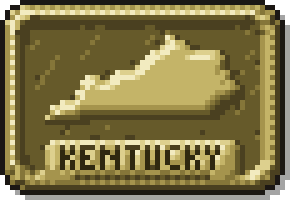
#> input picture ZeDUI/mockups/zed_belt_watch_v1/img/buckle.png, 58 x 40 px, found by its file name (shown 5 times larger)
$ python -i review_details.py   (imports and definitions only)
#> lines starting #> are read from the running program, lines starting #| are printed output that depends on the picture
### ZeDUI/tools/dashpx/engine.py
"""ZeD dashboard pixel engine — the buckles' method at dashboard size.

A dashboard is a height field (toward the viewer) with a material per pixel. render() lights it from the
windshield (top, a little left, toward the driver), casts real height-field shadows (the cluster brow
shades the dials), darkens recesses, then quantizes every material to its own ramp: no blending
between materials, no dithering. Chrome is lit by what it reflects (sky above, dark cabin ahead,
floor below), not by the lamp. Printed markings are a material too, so they sit in the same light.
Lit lamps and display segments are 'emit' pixels: drawn as is, on top.

Native resolution: one pixel per screen pixel at 1080p (the belt's density), whole multiples above.
"""
import math
import colorsys
import numpy as np
try:
    from scipy import ndimage as ndi
except ImportError:          # no scipy here: the same calls in plain numpy (ndi_np.py)
    import ndi_np as ndi
from PIL import Image, ImageDraw

SS = 4
LEGACY_H = 172      # the plate's height before Oct 29 2026 (it is 178 since: the dash runs to the screen's edge)


# [11 lines left out: function plane, not called in this run]


def hx(h):
    h = h.lstrip("#"); return tuple(int(h[i:i + 2], 16) for i in (0, 2, 4))


def ramp_from(base, n=8, at=4, dark=0.22, light=1.55, shift=0.025, sat_dark=1.08, sat_light=0.82):
    """a pixel-art ramp around a base colour: shadows cooler and a touch richer, highlights warmer and paler"""
    r, g, b = [v / 255 for v in hx(base)]
    hh, ll, ss = colorsys.rgb_to_hls(r, g, b)
    out = []
    for i in range(n):
        t = (i - at) / max(at, n - 1 - at)                     # -1 .. 1
        if t < 0:
            L = ll * (1 + t * (1 - dark)); S = min(1, ss * (1 + (-t) * (sat_dark - 1))); H = hh - shift * (-t)
        else:
            L = ll + (min(0.97, ll * light) - ll) * t; S = ss * (1 + t * (sat_light - 1)); H = hh + shift * 0.6 * t
        rr, gg, bb = colorsys.hls_to_rgb(H % 1.0, max(0, min(1, L)), max(0, min(1, S)))
        out.append((int(rr * 255 + 0.5), int(gg * 255 + 0.5), int(bb * 255 + 0.5)))
    return out


RAMPS = {
    # chrome: index by what it reflects (see render), not by diffuse light
    "chrome":  [hx(c) for c in ("#15171b", "#24272d", "#3a3e46", "#5a5f69", "#848a94", "#b3b9c2", "#dde2e8", "#ffffff")],
    "alu":     [hx(c) for c in ("#2a2c2f", "#3d4044", "#53575c", "#6b6f75", "#868a90", "#a3a7ad", "#c3c6cb", "#e6e8eb")],
    "face":    [hx(c) for c in ("#060607", "#0b0b0d", "#111214", "#17181b", "#1e2023", "#272a2e", "#34373c", "#474b51")],
    "blackp":  [hx(c) for c in ("#0a0a0b", "#121214", "#1a1a1d", "#232327", "#2d2e32", "#3a3b40", "#4b4c52", "#64656c")],
    "rubber":  [hx(c) for c in ("#09090a", "#0f0f10", "#151517", "#1b1b1e", "#222226", "#2a2a2f", "#34343a", "#404048")],
    "walnut":  [hx(c) for c in ("#140904", "#1f0f07", "#2d170b", "#3e2010", "#512b16", "#66381e", "#7f4a29", "#a06338")],
    "lampoff": [hx(c) for c in ("#1a0b09", "#26110d", "#341813", "#43201a", "#542921", "#663329", "#7a3e33", "#924c3e")],
    "paint_w": [hx(c) for c in ("#2a2a2a", "#4a4a49", "#6e6d6a", "#97958f", "#bcbab2", "#dad8cf", "#efede4", "#ffffff")],
    "paint_c": [hx(c) for c in ("#2c2618", "#4d4430", "#72674c", "#9a8f70", "#bdb393", "#d8cfae", "#ece4c4", "#fff8e0")],
    "paint_r": [hx(c) for c in ("#2a0806", "#4a0e0a", "#6e1610", "#931f16", "#b72a1e", "#d43a2a", "#ea5a44", "#ff8a70")],
    "paint_o": [hx(c) for c in ("#2e1204", "#522008", "#7a320c", "#a14612", "#c45c18", "#e07422", "#f29440", "#ffbb70")],
    "paint_y": [hx(c) for c in ("#2e2404", "#52420a", "#7a6410", "#a18718", "#c4a822", "#e0c432", "#f2da5a", "#fff08c")],
    "dymo":    [hx(c) for c in ("#050505", "#0b0b0c", "#121214", "#18181b", "#1f1f23", "#29292e", "#36363c", "#46464d")],
    "lcd":     [hx(c) for c in ("#2a3022", "#3c4432", "#505a44", "#677257", "#7d896b", "#939f80", "#a9b495", "#c0caab")],
    "paint_k": [hx(c) for c in ("#060606", "#0e0e0d", "#171715", "#21201d", "#2b2a26", "#36342f", "#423f39", "#4f4b44")],
    "lens":    [hx(c) for c in ("#050608", "#0a0c10", "#10131a", "#171b24", "#1f2530", "#2a313e", "#3a4352", "#56606f")],
}
OUTLINE = (14, 12, 11)


def add_ramp(name, base, **kw):
    RAMPS[name] = ramp_from(base, **kw)


# cabin vinyls
for nm, base in {"v_walnut": "#5c4130", "v_slate": "#4a4f57", "v_red": "#6e2a28", "v_navy": "#2c3550", "v_burgundy": "#5a2430",
                 "v_cocoa": "#4e3a2c", "v_charcoal": "#35363a", "v_beige": "#9a8a70", "v_tan": "#86704e", "v_khaki": "#6f6a4a",
                 "v_fleet": "#55585c", "v_black": "#26262a", "v_white": "#a9aaa6", "v_patrol": "#23283a", "v_firered": "#6a1e1a"}.items():
    add_ramp(nm, base)


# ------------------------------------------------------------------ fonts (1 = ink)
F35 = {
    "A": ["010", "101", "111", "101", "101"], "B": ["110", "101", "110", "101", "110"], "C": ["011", "100", "100", "100", "011"],
    "D": ["110", "101", "101", "101", "110"], "E": ["111", "100", "110", "100", "111"], "F": ["111", "100", "110", "100", "100"],
    "G": ["011", "100", "101", "101", "011"], "H": ["101", "101", "111", "101", "101"], "I": ["111", "010", "010", "010", "111"],
    "J": ["001", "001", "001", "101", "010"], "K": ["101", "101", "110", "101", "101"], "L": ["100", "100", "100", "100", "111"],
    "M": ["10001", "11011", "10101", "10001", "10001"], "N": ["1001", "1101", "1011", "1001", "1001"], "O": ["010", "101", "101", "101", "010"],
    "P": ["110", "101", "110", "100", "100"], "Q": ["010", "101", "101", "110", "011"], "R": ["110", "101", "110", "101", "101"],
    "S": ["011", "100", "010", "001", "110"], "T": ["111", "010", "010", "010", "010"], "U": ["101", "101", "101", "101", "111"],
    "V": ["101", "101", "101", "101", "010"], "W": ["10001", "10001", "10101", "10101", "01010"], "X": ["101", "101", "010", "101", "101"],
    "Y": ["101", "101", "010", "010", "010"], "Z": ["111", "001", "010", "100", "111"],
    "0": ["111", "101", "101", "101", "111"], "1": ["010", "110", "010", "010", "111"], "2": ["111", "001", "111", "100", "111"],
    "3": ["111", "001", "011", "001", "111"], "4": ["101", "101", "111", "001", "001"], "5": ["111", "100", "111", "001", "110"],
    "6": ["011", "100", "111", "101", "111"], "7": ["111", "001", "010", "010", "010"], "8": ["111", "101", "111", "101", "111"],
    "9": ["111", "101", "111", "001", "110"], ".": ["0", "0", "0", "0", "1"], "'": ["1", "1", "0", "0", "0"],
    " ": ["00", "00", "00", "00", "00"], "-": ["000", "000", "111", "000", "000"], "/": ["001", "001", "010", "100", "100"],
    "+": ["000", "010", "111", "010", "000"], "%": ["101", "001", "010", "100", "101"], "·": ["0", "0", "1", "0", "0"], "\u00b0": ["111", "101", "111", "000", "000"],   # the degree sign (the digital watches' thermometer)
    "x": ["000", "101", "010", "101", "000"], ":": ["0", "1", "0", "1", "0"],
}
# a 5x7 face for nameplates and bigger numerals
F57 = {
    "A": ["01110", "10001", "10001", "11111", "10001", "10001", "10001"], "B": ["11110", "10001", "11110", "10001", "10001", "10001", "11110"],
    "C": ["01111", "10000", "10000", "10000", "10000", "10000", "01111"], "D": ["11110", "10001", "10001", "10001", "10001", "10001", "11110"],
    "E": ["11111", "10000", "11110", "10000", "10000", "10000", "11111"], "F": ["11111", "10000", "11110", "10000", "10000", "10000", "10000"],
    "G": ["01111", "10000", "10000", "10011", "10001", "10001", "01111"], "H": ["10001", "10001", "11111", "10001", "10001", "10001", "10001"],
    "I": ["111", "010", "010", "010", "010", "010", "111"], "K": ["10001", "10010", "11100", "10010", "10001", "10001", "10001"],
    "L": ["10000", "10000", "10000", "10000", "10000", "10000", "11111"], "M": ["10001", "11011", "10101", "10001", "10001", "10001", "10001"],
    "N": ["10001", "11001", "10101", "10011", "10001", "10001", "10001"], "O": ["01110", "10001", "10001", "10001", "10001", "10001", "01110"],
    "P": ["11110", "10001", "10001", "11110", "10000", "10000", "10000"], "R": ["11110", "10001", "10001", "11110", "10010", "10001", "10001"],
    "S": ["01111", "10000", "10000", "01110", "00001", "00001", "11110"], "T": ["11111", "00100", "00100", "00100", "00100", "00100", "00100"],
    "U": ["10001", "10001", "10001", "10001", "10001", "10001", "01110"], "V": ["10001", "10001", "10001", "10001", "01010", "01010", "00100"],
    "W": ["10001", "10001", "10001", "10101", "10101", "11011", "10001"], "Y": ["10001", "10001", "01010", "00100", "00100", "00100", "00100"],
    "0": ["01110", "10001", "10011", "10101", "11001", "10001", "01110"], "1": ["00100", "01100", "00100", "00100", "00100", "00100", "01110"],
    "2": ["01110", "10001", "00001", "00110", "01000", "10000", "11111"], "3": ["11110", "00001", "00001", "01110", "00001", "00001", "11110"],
    "4": ["00010", "00110", "01010", "10010", "11111", "00010", "00010"], "5": ["11111", "10000", "11110", "00001", "00001", "10001", "01110"],
    "6": ["00110", "01000", "10000", "11110", "10001", "10001", "01110"], "7": ["11111", "00001", "00010", "00100", "01000", "01000", "01000"],
    "8": ["01110", "10001", "10001", "01110", "10001", "10001", "01110"], "9": ["01110", "10001", "10001", "01111", "00001", "00010", "01100"],
    " ": ["000", "000", "000", "000", "000", "000", "000"], ".": ["0", "0", "0", "0", "0", "0", "1"], "-": ["000", "000", "000", "111", "000", "000", "000"],
    "'": ["1", "1", "0", "0", "0", "0", "0"],
    "X": ["10001", "10001", "01010", "00100", "01010", "10001", "10001"], "Z": ["11111", "00001", "00010", "00100", "01000", "10000", "11111"],
    "J": ["00111", "00010", "00010", "00010", "00010", "10010", "01100"], "Q": ["01110", "10001", "10001", "10001", "10101", "10010", "01101"],
    "/": ["00001", "00010", "00010", "00100", "01000", "01000", "10000"], "&": ["01100", "10010", "10100", "01000", "10101", "10010", "01101"],
    "\u00b7": ["0", "0", "0", "1", "0", "0", "0"],
    "\u00b0": ["0110", "1001", "1001", "0110", "0000", "0000", "0000"],
    # for the radios' character displays (the signal bars, a clock's colon, CH+)
    "|": ["1", "1", "1", "1", "1", "1", "1"], ":": ["0", "1", "0", "0", "0", "1", "0"],
    "+": ["00000", "00100", "00100", "11111", "00100", "00100", "00000"],
}
FONTS = {"35": F35, "57": F57}


def text_w(t, font="35", gap=1, scale=1):
    f = FONTS[font]; return (sum(len(f.get(c, f[" "])[0]) + gap for c in t) - gap) * scale


# ------------------------------------------------------------------ supersampled masks
class Mask:
    def __init__(s, w, h):
        s.w, s.h = w, h
        s.im = Image.new("L", (w * SS, h * SS), 0); s.d = ImageDraw.Draw(s.im)

    def _p(s, pts): return [(x * SS, y * SS) for x, y in pts]

    def poly(s, pts, v=255): s.d.polygon(s._p(pts), fill=v); return s

    def rect(s, x, y, w, h, v=255): s.d.rectangle([x * SS, y * SS, (x + w) * SS - 1, (y + h) * SS - 1], fill=v); return s

    def rrect(s, x, y, w, h, r, v=255):
        s.d.rounded_rectangle([x * SS, y * SS, (x + w) * SS - 1, (y + h) * SS - 1], radius=r * SS, fill=v); return s

    def ellipse(s, cx, cy, rx, ry, v=255):
        s.d.ellipse([(cx - rx) * SS, (cy - ry) * SS, (cx + rx) * SS - 1, (cy + ry) * SS - 1], fill=v); return s

    # [6 lines left out: function line, not called in this run]

    def arc(s, cx, cy, rx, ry, a0, a1, w, v=255, n=64):
        pts = [(cx + rx * math.cos(math.radians(a)), cy + ry * math.sin(math.radians(a))) for a in np.linspace(a0, a1, n)]
        return s.line(pts, w, v)

    def get(s, thr=0.5):
        a = np.asarray(s.im.resize((s.w, s.h), Image.BOX), dtype=np.float32) / 255.0
        return a >= thr


def edt(mask):
    p = np.pad(mask, 1, constant_values=False)
    return ndi.distance_transform_edt(p)[1:-1, 1:-1]


# ------------------------------------------------------------------ the canvas
class Dash:
    # [15 lines left out: function __init__, not called in this run]

    def M(s): return Mask(s.W, s.H)

    # [4 lines left out: function mid, not called in this run]

    def _m(s, mask):
        return mask.get() if isinstance(mask, Mask) else mask

    # ---- forms
    # [105 lines left out: functions slab, ramp_h, well, flat, torus, dome and 4 more, not called in this run]

    def chrome_tone(s, mask, idx):
        if not hasattr(s, "ctone"): s.ctone = np.full((s.H, s.W), -1, np.int8)
        s.ctone[s._m(mask)] = idx

    # [112 lines left out: functions glow, grain_wood, grain_pebble, grain_brushed, render, not called in this run]

### ZeDUI/tools/dashpx/dashlib.py
"""ZeD dashboards, pixel art: shells, clusters, lower rows, consoles, and the live parts each one hands the game.

Depth (h, toward the driver), the same on every dash so nothing crosses a layer it could not:
  dash top 0 (far, sloping up to the brow) . brow lip 11 (nearest) . lower dash and console faces 5
  cluster face -6 (sunk in the binnacle) . dial faces -8.5 (sunk in their bezels)
The brow overhangs the cluster, so its height-field shadow lies across the top of the dials; the binnacle's
side walls and its sill show (the driver sits above and between them), its ceiling never does.

Every builder records 'parts' (what the game draws live) and 'hits' (what you can click), in plate pixels,
and checks that what it places sits on one flat surface (labels never cross a bezel, knobs never cross a seam).
"""
import math
import numpy as np
try:
    from scipy import ndimage as ndi
except ImportError:          # no scipy here: the same calls in plain numpy (ndi_np.py)
    import ndi_np as ndi
from engine import Dash, Mask, RAMPS, hx, text_w, edt, add_ramp, plane, F35, F57, FONTS
from widgets import (gauge, window, glare, chrome_frame, knob, button, rocker, toggle, vent_rect, vent_round,
                     nameplate, dymo, rivet, icon_mask, icon_size, line_mask, ICONS)

W, H = 800, 178   # the dash runs to the screen's bottom edge (director, Oct 29 2026): the shells end on the last row
Z_TOP, Z_BROW, Z_FACE, Z_CL, Z_DIAL = 0.0, 11.0, 5.0, -6.0, -8.5
# the room the game keeps at the right end of the dash's top edge for the gamepad hint (right-aligned at HINT_X1,
# 3 x 5 letters, 124 px for the longest line, "A SHUT OFF  X REMOVE KEY  B DRIVE"); the art leaves it plain
HINT_X1, HINT_W = 486, 126
HINT_X0 = HINT_X1 - HINT_W
PRINTED = {"paint_w", "paint_c", "paint_r", "paint_o", "paint_y", "paint_k", "lampoff", "segoff", "vfdoff", "ledoff", "lens"}

for nm, base in {"v_saddle": "#7a5636", "v_medic": "#8e908c", "v_taxi": "#262628", "v_race": "#202022", "v_forest": "#3c4a36",
                 "v_sand": "#8c7a5a"}.items():
    add_ramp(nm, base)
RAMPS["vfd"] = [hx(c) for c in ("#020607", "#04090b", "#060e10", "#0a1416", "#0e1b1e", "#132327", "#1a2d31", "#22393e")]
RAMPS["vfdoff"] = [hx(c) for c in ("#030c0b", "#04100f", "#061413", "#081917", "#0a1e1c", "#0d2421", "#102b27", "#14322e")]
RAMPS["ledglass"] = [hx(c) for c in ("#070202", "#0c0303", "#120505", "#190707", "#210909", "#2b0c0c", "#370f0f", "#451414")]
RAMPS["ledoff"] = [hx(c) for c in ("#1a0605", "#220807", "#2b0a09", "#350d0b", "#40100d", "#4c1310", "#581713", "#661b16")]
RAMPS["segoff"] = [hx(c) for c in ("#5c6450", "#66705a", "#717b64", "#7c876e", "#879279", "#929d84", "#9da88f", "#a8b39a")]
RAMPS["steel"] = [hx(c) for c in ("#1e2022", "#2b2e31", "#3a3d41", "#4a4e53", "#5c6066", "#70747a", "#878b91", "#a2a6ac")]


# [21 lines left out: functions runs_of, halo_of, not called in this run]


def box(x, y, w, h):
    m = np.zeros((H, W), bool); m[max(0, y):max(0, y + h), max(0, x):max(0, x + w)] = True; return m


class Build:
    # [11 lines left out: function __init__, not called in this run]

    # ---- records
    def part(s, t, **kw):
        kw = {"t": t, **kw}; s.parts.append(kw); return kw

    def hit(s, id_, x, y, w, h, needs=None):
        s.hits.append({"id": id_, "x": int(x), "y": int(y), "w": int(w), "h": int(h), "needs": needs})

    # [6 lines left out: function lamp, not called in this run]

    def led(s, x, y, w, h, src, color):
        m = box(x, y, w, h); s.d.paint(m, "lens", flatlight=True)
        s.part("led", x=int(x), y=int(y), w=int(w), h=int(h), src=src, color=color)

    def variant(s, name, src, fn, when=True):
        s.variants.append((name, src, fn, when))

    def warn(s, msg): s.warnings.append(msg)

    def hub(s, cx, cy, mask):
        """the shroud a needle rises from (the D6's fan speedometer): the needle check lets it cross this"""
        s.hubs.append((float(cx), float(cy), mask.copy()))

    def ink_rect(s, x, y, w, h, what):
        """a printed legend or mark that has to stay readable: a lever tab or slider knob may not ride over it"""
        s.inks.append((int(x), int(y), int(w), int(h), what))

    # ---- the flat-surface check
    # [48 lines left out: functions check_flat, ink_for, label, ring_label, not called in this run]


# ====================================================================== shells
def _pebble(d, m, amt=0.045, seed=3):
    d.grain_pebble(m, amt, seed=seed)


# [311 lines left out: functions _tunnel, shell_boxy, shell_curvy, shell_panel, dial, small_dial and 7 more, not called in this run]


def odo_under(b, cx, cy, r):
    """the odometer under a dial's hub, below its bottom figures"""
    odometer(b, cx - 15, cy + int(r * 0.6), "83174")


# ---- digital
# [52 lines left out: functions seg_masks, seg_readout, bar_stack, arc_bars, not called in this run]


# ====================================================================== head unit slot (the fitted radio's face goes in it)
HU_W, HU_H = 178, 46


# [153 lines left out: functions headunit_slot, key_variant, pull_variant, toggle_variant, lower_boxy, lower_curvy, not called in this run]


# ====================================================================== climate blocks
TAB_SPRITES = ("tab_chrome", "tab_black", "slider", "tab_wood")


# [282 lines left out: functions slot, climate_levers, climate_sliders, climate_buttons, climate_vfd, climate_knobs and 8 more, not called in this run]

### ZeDUI/mockups/zed_dashboard_r6/src/review_details.py
"""round 6 review sheet: the key, the ash trays, the taxi, the van's sticker (zoomed x3)"""
import os, json
from PIL import Image, ImageDraw, ImageFont
import build
F = ImageFont.truetype("/usr/share/fonts/truetype/dejavu/DejaVuSans-Bold.ttf", 18)
F2 = ImageFont.truetype("/usr/share/fonts/truetype/dejavu/DejaVuSans.ttf", 14)
FP = ImageFont.truetype("/usr/share/fonts/truetype/dejavu/DejaVuSans-Bold.ttf", 13)
K = 3
# [6 lines left out: function load, not called in this run]
TOP = 14     # room over the plate for a sprite that rises above it (the hula girl)


# [35 lines left out: functions comp, hula_tile, key_box, px_text, not called in this run]


sections = []
# [4 lines not run here, left out]
def abox(a): return (a[0] - 6, a[1] - 6, a[0] + 84, a[1] + 54)
# [4 lines not run here, left out]
# [5 lines left out: function taxi_tile, not called in this run]


# [4 lines not run here, left out]
def deco(name):
    """a game decal on its die-cut vinyl: the art's outline grown 2 px in white, a dark cut line round that"""
#> called with name = '../../zed_belt_watch_v1/img/buckle.png'
    from PIL import ImageFilter
    im = Image.open(os.path.join(build.DECALS, name)).convert("RGBA")
#> im is the input picture: PIL image 58x40 RGBA; mean R, G, B, A 118.9, 107.6, 61.1, 244.3
    a = im.getchannel("A").point(lambda v: 255 if v > 40 else 0)
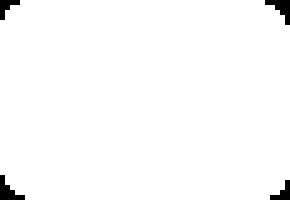
#> a: PIL image 58x40 L (shown 5 times larger); 98.3% white; 4 black regions (4 under 20 px)
    cut = a.filter(ImageFilter.MaxFilter(5)); line = cut.filter(ImageFilter.MaxFilter(3))
#> after `cut = a.filter(ImageFilter.MaxFilter(5))`: cut: PIL image 58x40 L; every value is 255
    out = Image.new("RGBA", im.size, (0, 0, 0, 0))
#> out: PIL image 58x40 RGBA; every value is 0
    out.paste((40, 36, 30, 255), (0, 0), line); out.paste((244, 242, 234, 255), (0, 0), cut)
#> after `out.paste((40, 36, 30, 255), (0, 0), line)`:
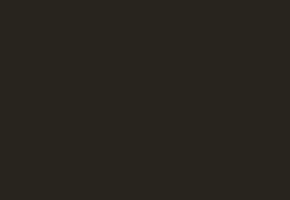
#> out: PIL image 58x40 RGBA (shown 5 times larger); mean R, G, B, A 40, 36, 30, 255
#> after `out.paste((244, 242, 234, 255), (0, 0), cut)`:
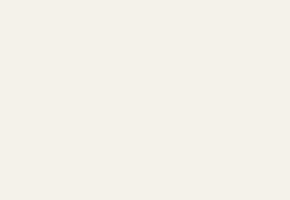
#> out: PIL image 58x40 RGBA (shown 5 times larger); mean R, G, B, A 244, 242, 234, 255
    out.alpha_composite(im); return out


# [1 line not run here, left out]
# [1 line that did not run here, left out]
# [1 line that did not run here, left out]
# [1 line that did not run here, left out]
def van_tile(st, decal=None):
    t = comp(bv, dv, sv, st, (0, 1, 800, 172)).resize((800, 171), Image.NEAREST)
    t = t.crop((0, 0, 800, 171)); t2 = Image.new("RGBA", (800, 172)); t2.paste(t, (0, 1)); t = t2
    if decal:
        im = deco(decal); t.alpha_composite(im, (sx + (sw - im.width) // 2, sy + (sh_ - im.height) // 2))
    c = t.crop(vbox); return c.resize((c.width * K, c.height * K), Image.NEAREST)
# [6 lines that did not run here, left out]
# [1 line not run here, left out]
pad = 20
# [1 line that did not run here, left out]
H_ = sum(max(t.height for _, t in tl) + 74 for _, tl in sections) + pad
# [1 line that did not run here, left out]
y = pad
# [7 lines not run here, left out]

>>> result = deco('../../zed_belt_watch_v1/img/buckle.png')
